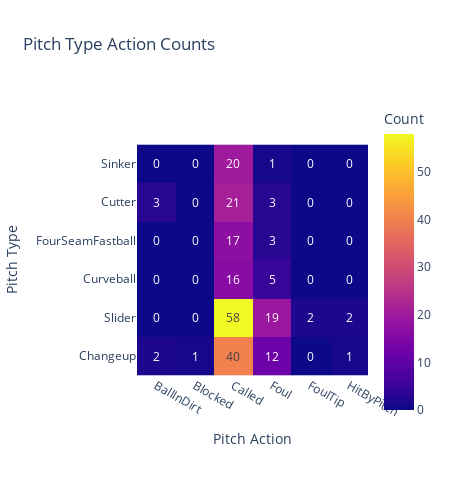

The notebook cell this image was saved under:
### Code cell
# Create a heatmap 
fig = px.imshow(melted_type_action_df.pivot(index='Pitch Type', columns='Pitch Action', values='Count'),
                x=melted_type_action_df['Pitch Action'].unique(),
                y=melted_type_action_df['Pitch Type'].unique(),
                labels=dict(x='Pitch Action', y='Pitch Type', color='Count'),
                title='Pitch Type Action Counts',
                width=450,
                height=500, 
                text_auto=True)

fig.show()

### Figure 1 — Plotly figure (JSON) as saved in the notebook; plotly's stock layout.template omitted (floating-point values rounded to 4 significant figures)
{"data": [{"coloraxis": "coloraxis", "hovertemplate": "Pitch Action: %{x}<br>Pitch Type: %{y}<br>Count: %{z}<extra></extra>", "name": "0", "texttemplate": "%{z}", "type": "heatmap", "x": ["BallInDirt", "Blocked", "Called", "Foul", "FoulTip", "HitByPitch"], "xaxis": "x", "y": ["Sinker", "Cutter", "FourSeamFastball", "Curveball", "Slider", "Changeup"], "yaxis": "y", "z": [[0, 0, 20, 1, 0, 0], [3, 0, 21, 3, 0, 0], [0, 0, 17, 3, 0, 0], [0, 0, 16, 5, 0, 0], [0, 0, 58, 19, 2, 2], [2, 1, 40, 12, 0, 1]]}], "layout": {"coloraxis": {"colorbar": {"title": {"text": "Count"}}, "colorscale": [[0, "#0d0887"], [0.1111, "#46039f"], [0.2222, "#7201a8"], [0.3333, "#9c179e"], [0.4444, "#bd3786"], [0.5556, "#d8576b"], [0.6667, "#ed7953"], [0.7778, "#fb9f3a"], [0.8889, "#fdca26"], [1, "#f0f921"]]}, "height": 500, "title": {"text": "Pitch Type Action Counts"}, "width": 450, "xaxis": {"anchor": "y", "constrain": "domain", "domain": [0, 1], "scaleanchor": "y", "title": {"text": "Pitch Action"}}, "yaxis": {"anchor": "x", "autorange": "reversed", "constrain": "domain", "domain": [0, 1], "title": {"text": "Pitch Type"}}}}
